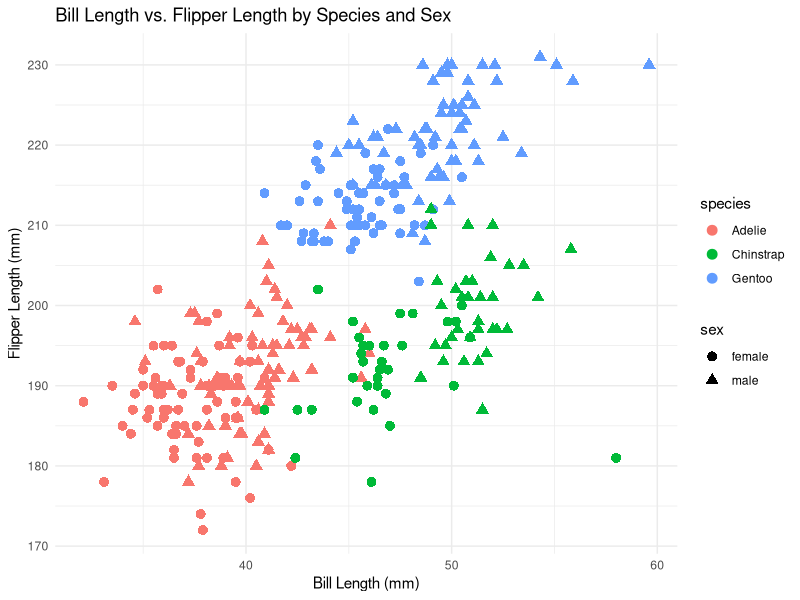
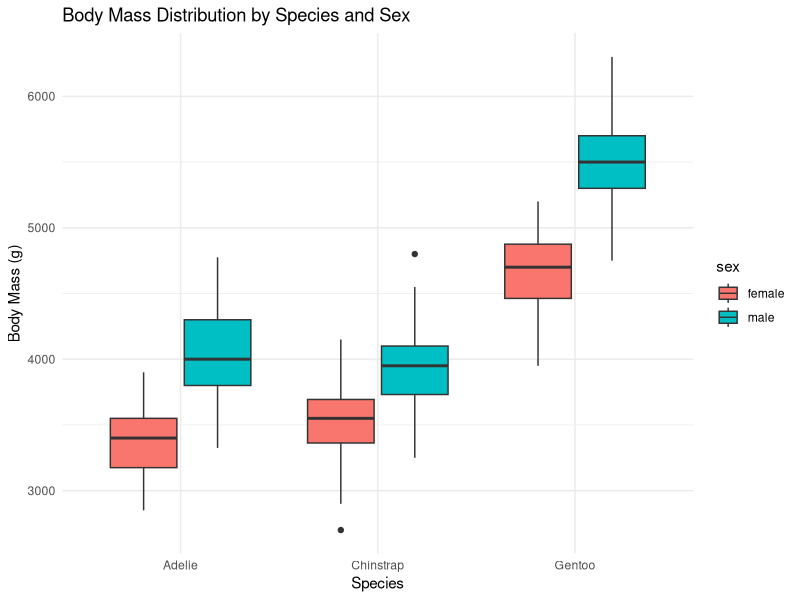
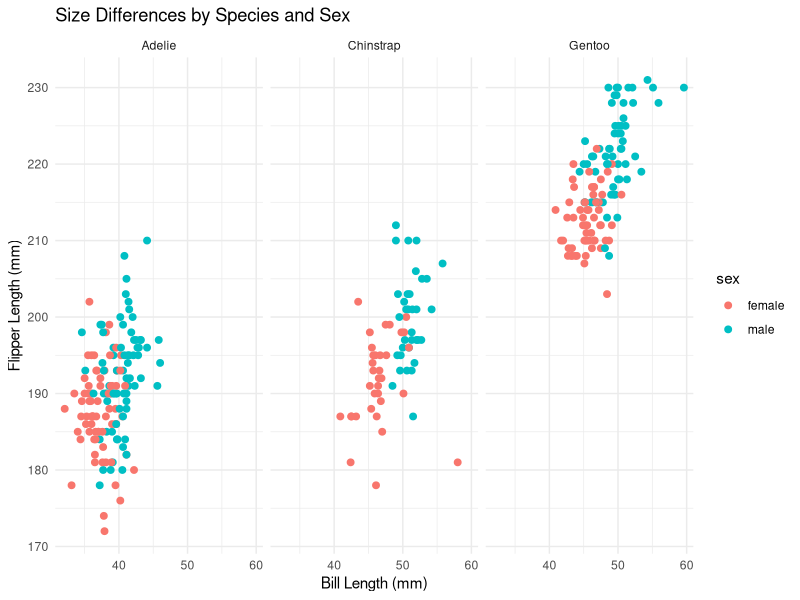

Source code (R) for these figures, in order:
## ---- chunk 1
library(palmerpenguins)  # Dataset
library(dplyr)          # Data manipulation
library(ggplot2)        # Visualization
library(stats)          # Statistical tests
data(penguins)          # Load the data
## ---- chunk 2
# Clean the data
penguins_clean <- penguins %>%
  na.omit() %>%
  select(species, bill_length_mm, flipper_length_mm, body_mass_g, sex)

# Verify cleaned data
head(penguins_clean)
summary(penguins_clean)
## ---- chunk 3
# Summary statistics
summary_stats <- penguins_clean %>%
  group_by(species, sex) %>%
  summarise(
    avg_bill_length = mean(bill_length_mm),
    avg_flipper_length = mean(flipper_length_mm),
    avg_body_mass = mean(body_mass_g),
    n = n(),
    .groups = "drop"
  )

# Display results
summary_stats
## ---- chunk 4
# T-tests for body mass by sex within each species
t_test_adelie <- t.test(body_mass_g ~ sex, data = penguins_clean[penguins_clean$species == "Adelie", ])
t_test_chinstrap <- t.test(body_mass_g ~ sex, data = penguins_clean[penguins_clean$species == "Chinstrap", ])
t_test_gentoo <- t.test(body_mass_g ~ sex, data = penguins_clean[penguins_clean$species == "Gentoo", ])

# Results
t_test_adelie
t_test_chinstrap
t_test_gentoo
## ---- chunk 5
ggplot(penguins_clean, aes(x = bill_length_mm, y = flipper_length_mm, color = species, shape = sex)) +
  geom_point(size = 3) +
  labs(
    title = "Bill Length vs. Flipper Length by Species and Sex",
    x = "Bill Length (mm)",
    y = "Flipper Length (mm)"
  ) +
  theme_minimal()
## ---- chunk 6
ggplot(penguins_clean, aes(x = species, y = body_mass_g, fill = sex)) +
  geom_boxplot() +
  labs(
    title = "Body Mass Distribution by Species and Sex",
    x = "Species",
    y = "Body Mass (g)"
  ) +
  theme_minimal()
## ---- chunk 7
ggplot(penguins_clean, aes(x = bill_length_mm, y = flipper_length_mm, color = sex)) +
  geom_point(size = 2) +
  facet_wrap(~ species) +
  labs(
    title = "Size Differences by Species and Sex",
    x = "Bill Length (mm)",
    y = "Flipper Length (mm)"
  ) +
  theme_minimal()
